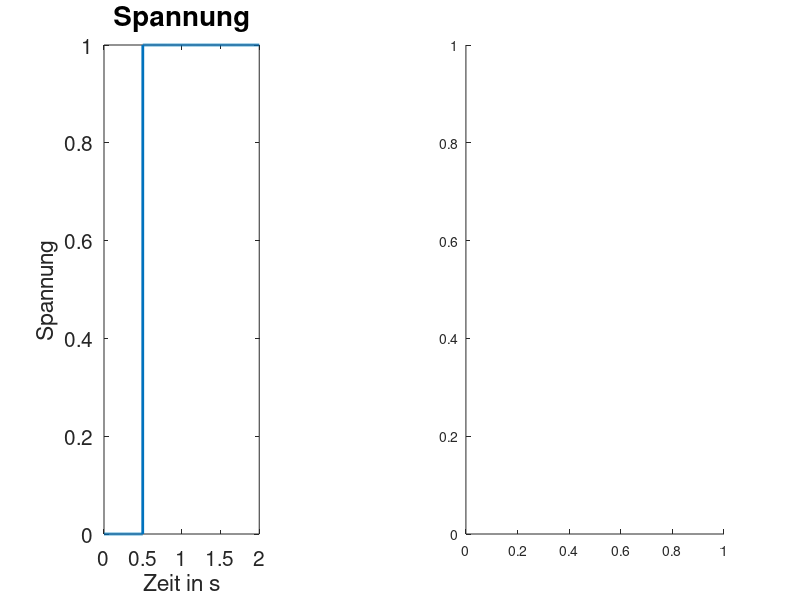

Reproduce this figure in MATLAB. (Note: this script raises an error after producing the figure.)
samples=2001;

t = linspace(0, 2, samples);

U = zeros(1, samples);

index = find(t >= 0.5, 1);

U(index:samples) = 1;

C = 500e-6;
L = 300e-3;

subplot(1,3,1);
plot(t, U, 'LineWidth', 2);
set(gca, 'FontSize', 15);
xlabel('Zeit in s');
ylabel('Spannung');
title('Spannung', 'FontSize', 20);

subplot(1,2,2);
plot(t, C * UDot(t, U), 'LineWidth', 2);
set(gca, 'FontSize', 15);
xlabel('Zeit in s');
ylabel('Strom');
title('Kondensator', 'FontSize', 20);

figure;
subplot(1,2,1);
plot(t, U, 'LineWidth', 2);
set(gca, 'FontSize', 15);
xlabel('Zeit in s');
ylabel('Spannung');
title('Spannung', 'FontSize', 20);

subplot(1,2,2);
plot(t, UInt(t, U) / L, 'LineWidth', 2);
set(gca, 'FontSize', 15);
xlabel('Zeit in s');
ylabel('Strom');
title('Spule', 'FontSize', 20);



